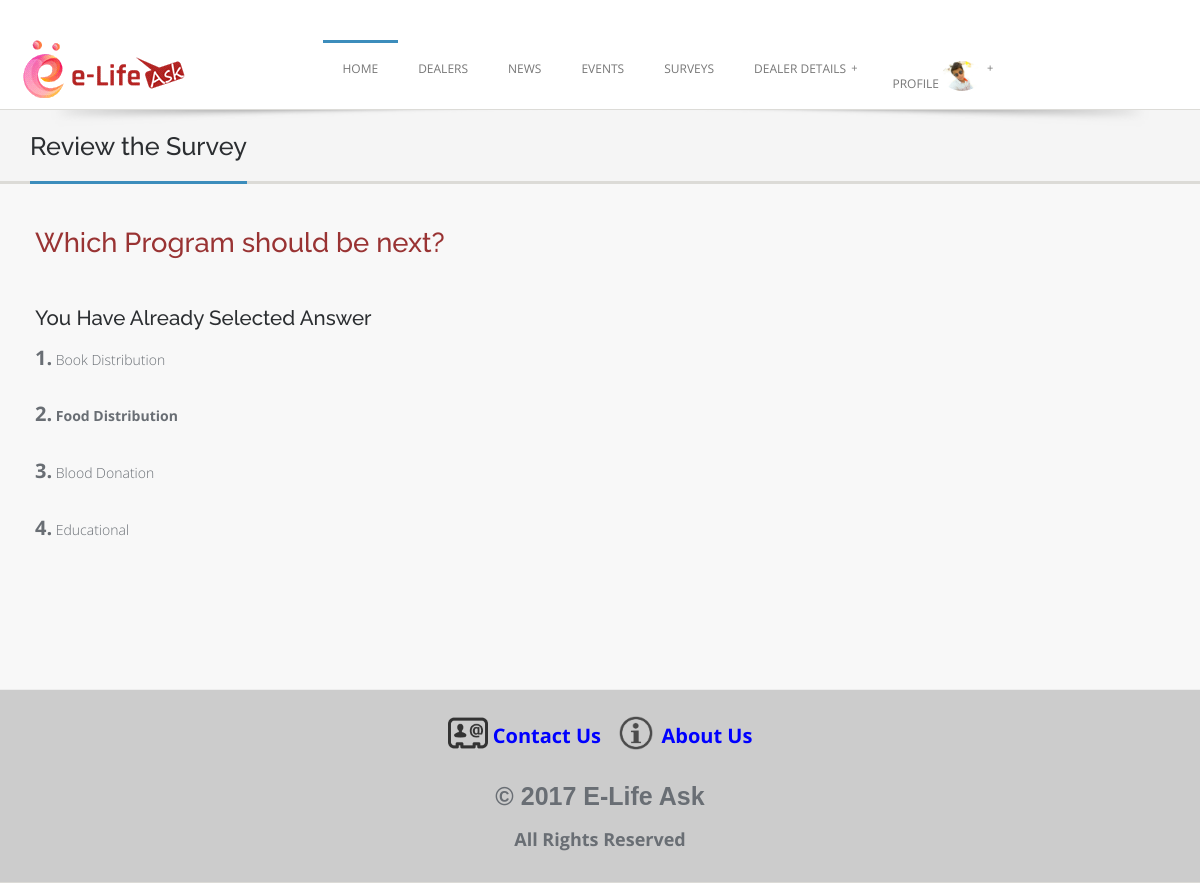
The page /User-Dealer/user_survey_answer.php?survey_id=17&dealer_id=11&question_id=11 (signed in) on the database its author committed.
### tables this page shows
CREATE TABLE `tbl_user` (
  `user_id` int(11) NOT NULL,
  `user_first_name` varchar(25) NOT NULL,
  `user_last_name` varchar(25) NOT NULL,
  `user_email` varchar(30) NOT NULL,
  `user_password` varchar(15) NOT NULL,
  `user_mobile_no` varchar(13) NOT NULL,
  `city_id` int(11) DEFAULT NULL,
  `pin_code` varchar(10) NOT NULL,
  `user_address` varchar(200) DEFAULT NULL,
  `user_photo` varchar(500) DEFAULT NULL,
  `user_status` int(11) NOT NULL
);

CREATE TABLE `tbl_question` (
  `question_id` int(11) NOT NULL,
  `survey_id` int(11) DEFAULT NULL,
  `question` varchar(5000) NOT NULL,
  `answer_1` varchar(5000) NOT NULL,
  `answer_2` varchar(5000) NOT NULL,
  `answer_3` varchar(5000) NOT NULL,
  `answer_4` varchar(5000) NOT NULL
);

### User-Dealer/user_survey_answer.php (the view, shortened to what this page needs)
<!doctype html>
<html class="no-js" lang="en">
	<head>
	<link rel="stylesheet" href="css/font-awesome.css">
	<link href="assets/css/bootstrap.css" rel="stylesheet">
	<link rel="stylesheet" href="style.css">
	<link rel="stylesheet" href="css/colors.css">
	<link rel="stylesheet" href="layerslider/css/layerslider.css" type="text/css">
  </head>
<body>
<?php
	include "header.php";
?>
	<section class="post-wrapper-top">
    	<div class="container">
            <div class="post-wrapper-top-shadow">
                <span class="s1"></span>
            </div>
            <div class="col-lg-6 col-md-6 col-sm-6 col-xs-12">
                <h2>Review the Survey</h2>
            </div>
        </div>
	</section>
<?php
	$select = "select * from Tbl_question where question_id = '$_GET[question_id]'";
	$query_select = mysql_query($select);
	$row = mysql_fetch_array($query_select);
?>
<?php
	$select1 = "select * from Tbl_survey_answer where question_id = '$_GET[question_id]'";
	$query_select1 = mysql_query($select1);
	$row1 = mysql_fetch_array($query_select1);
?>
        	<div class="content clearfix">
            	<div class="col-lg-8 col-md-8 col-sm-8 col-xs-12">
				<?php
				if($row1['answer'] == '')
				{ ?>
                	<form id="registerform" method="post" enctype="multipart/form-data">
						<div class="form-group">
                  			<h3 style="color:#993333"> <?php echo $row['question']; ?></h3>
						</div>
					<br>
						<div class="form-group">
                  			<h4>Give Your Answer</h4>
							<b style="font-size:20px">1.</b> <input type="radio" name="txt_answer" value="<?php echo $row['answer_1']; ?>"> <?php echo $row['answer_1']; ?>
							<br> <br> <b style="font-size:20px">2.</b> <input type="radio" name="txt_answer" value="<?php echo $row['answer_2']; ?>">  <?php echo $row['answer_2']; ?>
							<br> <br> <b style="font-size:20px">3.</b> <input type="radio" name="txt_answer" value="<?php echo $row['answer_3']; ?>">  <?php echo $row['answer_3']; ?>
							<br> <br> <b style="font-size:20px">4.</b> <input type="radio" name="txt_answer" value="<?php echo $row['answer_4']; ?>">  <?php echo $row['answer_4']; ?>
						</div>
						<div class="form-group">
							<input type="submit" name="btn_submit" class="button" value="Submit">
						</div>
					</form>
		<?php		}
					else
					{
		?>
						<div class="form-group">
                  			<h3 style="color:#993333"> <?php echo $row['question']; ?></h3>
						</div>
					<br>
						<div class="form-group">
                  			<h4>You Have Already Selected Answer</h4>
							<b style="font-size:20px">1.</b>
							<?php
								if($row1['answer'] == $row['answer_1'])
								{
							 		echo "<b>" .$row['answer_1']. "</b>";
								}
								else
								{
							 		echo $row['answer_1'];
								} ?>
							<br> <br>
							<b style="font-size:20px">2.</b>
							<?php
								if($row1['answer'] == $row['answer_2'])
								{
							 		echo "<b>" .$row['answer_2']. "</b>";
								}
								else
								{
							 		echo $row['answer_2'];
								} ?>
								<br> <br>
							<b style="font-size:20px">3.</b> <?php
								if($row1['answer'] == $row['answer_3'])
								{
							 		echo "<b>" .$row['answer_3']. "</b>";
								}
								else
								{
							 		echo $row['answer_3'];
								} ?>
								<br> <br>
							<b style="font-size:20px">4.</b>
							<?php
								if($row1['answer'] == $row['answer_4'])
								{
							 		echo "<b>" .$row['answer_4']. "</b>";
								}
								else
								{
							 		echo $row['answer_4'];
								} ?>
						</div>
			<?php } ?>
				</div>
            </div>
<?php
	include "footer.php";
?>
	</body>
</html>

### User-Dealer/header.php (shortened to what this page needs)
<?php
		$select = "select * from Tbl_dealer where dealer_id = '$_SESSION[dealer_id]'";
		$query_select = mysql_query($select);
		$row = mysql_fetch_array($query_select);
		$select1 = "select * from Tbl_user where user_id = '$_SESSION[user_id]'";
		$query_select1 = mysql_query($select1);
		$row_user = mysql_fetch_array($query_select1);
?>
<header class="header">
    	<div class="container">
        	<div class="site-header clearfix">
                <div class="col-lg-3 col-md-3 col-sm-12 title-area pull-left">
                    <div style="margin-top:-5px" class="site-title" id="title">
                        <a href="../index.php" title="">
                            <img src="images/logo.gif" alt="">
                        </a>
                    </div>
                </div>
                <div class="col-lg-9 col-md-12 col-sm-12">
                   <div id="nav">
                        <div class="container clearfix">
                       <?php
					   if($_SESSION['dealer_id']!="")
					   {
					   	?>
						  <ul id="jetmenu" class="jetmenu blue">
                            <li class="active"><a href="dealer_index.php">Home</a>
                            </li>
						<?php
							if($_SESSION['business_type'] == "Product Marketing")
							{ ?>
								<li><a href="#">Product</a>
									<ul class="dropdown">
										<li><a href="dealer_add_product.php">Add Product</a></li>
										<li><a href="dealer_manage_product.php">Manage Product</a></li>
									</ul>
								</li>
						<?php }
							else if($_SESSION['business_type'] == "Service Provider")
							{ ?>
								<li><a href="#">Service</a>
									<ul class="dropdown">
										<li><a href="dealer_add_service.php">Add Service</a></li>
										<li><a href="dealer_manage_service.php">Manage Service</a></li>
									</ul>
								</li>
							<?php }
							else if($_SESSION['business_type'] == "Trust")
							{ ?>
								<li><a href="#">Trust</a>
									<ul class="dropdown">
										<li><a href="dealer_add_donation.php">Add Donation</a></li>
										<li><a href="dealer_manage_donation.php">Manage Donation</a></li>
									</ul>
								</li>
							<?php }
							else if($_SESSION['business_type'] == "Institute")
							{ ?>
								<li><a href="#">Institute</a>
									<ul class="dropdown">
										<li><a href="dealer_add_facility.php">Add Facility</a></li>
										<li><a href="dealer_manage_facility.php">Manage Facility</a></li>
									</ul>
								</li>
							<?php } ?>
							<li><a href="#">News</a>
                                <ul class="dropdown">
                                    <li><a href="dealer_add_news.php">Add News</a></li>
                                    <li><a href="dealer_manage_news.php">Manage News</a></li>
                                </ul>
                            </li>
                            <li><a href="#">Event</a>
                                <ul class="dropdown">
                                    <li><a href="dealer_add_event.php">Add Event</a></li>
                                    <li><a href="dealer_manage_event.php">Manage Event</a></li>
                                </ul>
                            </li>
                            <li><a href="#">Survey</a>
                                <ul class="dropdown">
                                    <li><a href="dealer_add_survey.php">Add Survey</a></li>
                                    <li><a href="dealer_manage_survey.php">Manage Survey</a></li>
                                </ul>
                            </li>
                            <li><a href="#">Follow</a>
                                <ul class="dropdown" >
                                    <li><a href="dealer_follower.php">Followers</a></li>
                                </ul>
                            </li>
                            <li><a href="#">Profile <img src="<?php echo $row['dealer_photo']; ?>" style="border-radius:50% 50% 50% 50%;width:40px;"></a>
                                <ul class="dropdown" >
                                    <li><a href="dealer_view_profile.php">View Profile</a></li>
                                    <li ><a href="dealer_edit_profile.php">Edit Profile</a></li>
		                            <li><a href="dealer_my_plan.php">Plan</a></li>
									<li><a href="logout.php">Logout</a></li>
                                </ul>
                            </li>
                        </ul>
						<?php
					   }
					   else if($_SESSION['user_id']!="")
					   {
					   ?>
									  <ul id="jetmenu" class="jetmenu blue">
                            <li class="active"><a href="user_index.php">Home</a>
                            </li>
                            <li><a href="user_profile_of_dealers.php">Dealers</a></li>
                            <li><a href="user_all_news.php">News</a>
                            </li>
                            <li><a href="user_all_events.php">Events</a>
                            </li>
                            <li><a href="user_all_survey.php">Surveys</a>
                            <li><a href="#">Dealer Details</a>
                            </li>
                            <li><a href="#">Profile <img src="<?php echo $row_user['user_photo']; ?>" style="border-radius:50% 50% 50% 50%;width:40px;"></a>
                            </li>
                        </ul>
					   <?php
					   }
					   ?>
                        </div>
                    </div>
                </div>
            </div>
    	</div>
    </header>

### User-Dealer/style.css (style rules this page uses)
* { margin: 0; padding: 0px; font-family: "Open Sans"; }
body { background: #f8f8f8; margin: 0; height: 100%; z-index: 1000; color: #696E74; }
html { overflow-x: hidden; overflow-y: auto; }
html, body { height: 100%; }
img { height: auto; max-width: 100%; }
*, *:after, *:before { -webkit-box-sizing: border-box; -moz-box-sizing: border-box; box-sizing: border-box; padding: 0; margin: 0; }
a { padding: 0; margin: 0; text-decoration: none; -webkit-transition: background-color .4s linear, color .4s linear; -moz-transition: background-color .4s linear, color .4s linear; -o-transition: background-color .4s linear, color .4s linear; -ms-transition: background-color .4s linear, color .4s linear; transition: background-color .4s linear, color .4s linear; }
a img { border: none; vertical-align: bottom; }
p, pre, ul, ol, dl, dd, blockquote, address, fieldset, form, { margin-bottom: 20px; }
a img { border: none; }
ul, ol, dl { margin-left: 30px; }
ul, ol, dl { margin-bottom: 1.25em; font-family: inherit; }
ul, ol { margin-left: 0; }
section::before, section::after { position: absolute; content: ''; pointer-post-wraps: none; }
.marketplace-top-shadow, .post-wrapper-top-shadow { width:100%; position:relative; z-index:1000; }
.marketplace-top-shadow .s1, .post-wrapper-top-shadow .s1 { background:url(images/shadow.png) center no-repeat; height:31px; margin:0 auto; bottom:-18px; width:100%; position:absolute; left:0; }
.post-wrapper-top { background-color: #F5F5F5; bottom: 0; left: 0; right: 0; top: 0; z-index: 0; border-bottom: 3px solid #DCDBD7; margin-bottom: 0; padding:0; position: relative; text-align: left; }
.post-wrapper-top h2 { border-bottom: 3px solid #fff; display: inline-block; font-weight:500; font-size:1.8em; padding: 0 0 20px; color:#2B2E31; position: relative; margin-bottom:-3px; }
.header { background:#ffffff; display:block; border-bottom:1px solid #DCDBD7; position:relative; z-index: 99; }
.site-header { padding:40px 0 0; }
.title-area { padding:0; display:block; position:relative; overflow:hidden; }
#nav { margin-top:0; }
.content { padding:20px 20px 60px 20px; }

### User-Dealer/css/colors.css (style rules this page uses)
.pagination > li > a:hover, .pagination > li > span:hover, .pagination > li > a:focus, .pagination > li > span:focus, .list-group-item.active, .list-group-item.active:hover, .list-group-item.active:focus, .panel-primary > .panel-heading, .breadcrumb, blockquote, blockquote.pull-right, .nav .open > a, .nav .open > a:hover, .nav .open > a:focus, .form-control:focus, .nav .open > a, .nav .open > a:hover, a.thumbnail:hover, .nav-tabs.nav-stacked > li > a, .owl-carousel .item a div span, a.thumbnail:focus, .post-wrapper-top h2, .nav .open > a:focus, #volume, .title:before, .post-meta a:hover, .title:after { border-color:#3C8DBC }
.panel-primary > .panel-heading + .panel-collapse .panel-body, .nav .caret, .blue > li:hover > a, .blue > li.active > a, .top-bar-section .dropdown, .top-bar-section .has-dropdown > a:after { border-top-color:#3C8DBC }
.text-primary, .panel-primary > .panel-heading, .navbar-inverse .dropdown-menu > li > a:hover, .navbar-inverse .dropdown-menu > li > a:focus, .nav > li > a:hover, .nav > li > a:focus, .accordion-heading .accordion-toggle > em, .message span, .services_lists_boxes_icon:after, #cp-nav a:hover, #cp-nav .hover > a, #cp-nav .current > a, #cp-nav .hover > a a:after, #cp-nav .current a:after, a.list-group-item.active > .badge, .nav-pills > .active > a > .badge, a, .rating i, .btn-link, .dropdown-menu > li > a:hover, .dropdown-menu > li > a:focus, .dropdown-menu > .active > a, .dropdown-menu > .active > a:hover, .dropdown-menu > .active > a:focus, .nav > li > a:hover, .nav > li > a:focus, .check li:before, .highlight, .required, .pricing li:before, .theme_details h3, .theme_overviews .icon-container i, .jetmenu li > .megamenu i, .top-bar-section ul li:hover > a, .top-bar-section ul li.active > a, .recent_posts li a.readmore { color:#3C8DBC; }

### rows shown on the page
tbl_user: user_photo (picture)
tbl_question: question "Which Program should be next?", answer_1 "Book Distribution", answer_2 "Food Distribution", answer_3 "Blood Donation", answer_4 "Educational"
